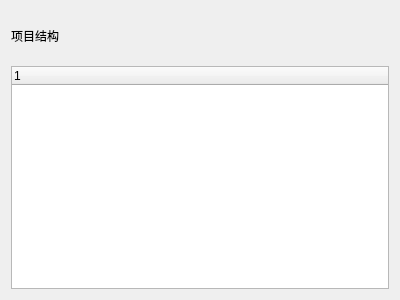
<?xml version="1.0" encoding="UTF-8"?>
<ui version="4.0">
 <class>ProTree</class>
 <widget class="QDialog" name="ProTree">
  <property name="geometry">
   <rect>
    <x>0</x>
    <y>0</y>
    <width>400</width>
    <height>300</height>
   </rect>
  </property>
  <property name="windowTitle">
   <string>Dialog</string>
  </property>
  <layout class="QVBoxLayout" name="verticalLayout">
   <item>
    <layout class="QVBoxLayout" name="verticalLayout_2" stretch="2,9">
     <item>
      <widget class="QLabel" name="label">
       <property name="text">
        <string>项目结构</string>
       </property>
      </widget>
     </item>
     <item>
      <widget class="ProTreeWidget" name="treeWidget">
       <column>
        <property name="text">
         <string notr="true">1</string>
        </property>
       </column>
      </widget>
     </item>
    </layout>
   </item>
  </layout>
 </widget>
 <customwidgets>
  <customwidget>
   <class>ProTreeWidget</class>
   <extends>QTreeWidget</extends>
   <header>protreewidget.h</header>
  </customwidget>
 </customwidgets>
 <resources/>
 <connections/>
</ui>
